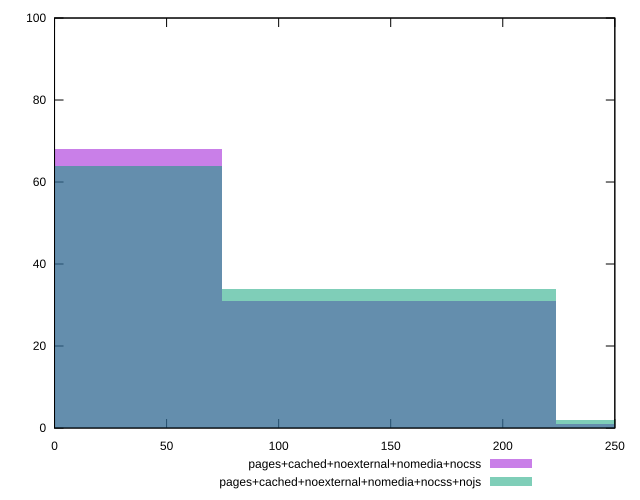

Generate this figure with gnuplot:
reset

$pagesCachedNoexternalNomediaNocss <<EOF
149.08293917383293 31
0 68
298.16587834766585 1
EOF

$pagesCachedNoexternalNomediaNocssNojs <<EOF
149.08293917383293 34
0 64
298.16587834766585 2
EOF

set key outside below
set boxwidth 149.08293917383293
set xrange [0:250]
set yrange [0:100]
set trange [0:100]
set style fill transparent solid 0.5 noborder
set terminal svg size 640, 500 enhanced background rgb 'white'
set output "reprap/unminified-css/comparison/histogram/4_vs_5.svg"

plot $pagesCachedNoexternalNomediaNocss title "pages+cached+noexternal+nomedia+nocss" with boxes, \
     $pagesCachedNoexternalNomediaNocssNojs title "pages+cached+noexternal+nomedia+nocss+nojs" with boxes

reset
